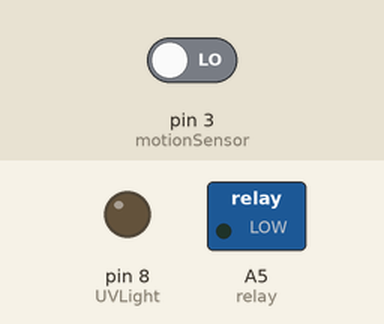
This sketch was run on a simulated Arduino Uno, built with avr-gcc and run on an emulated ATmega328P. Parts: switched loads named in the sketch (green lamp = pin HIGH), output pins drawn as LEDs (lit = HIGH). The inputs (shaded band) are chosen by the test bench; at power-on: pin 3 (motionSensor) LOW.

Above: at 1.2 s.
1.3 s: pin 3 (motionSensor) driven HIGH
At 1.8 s:
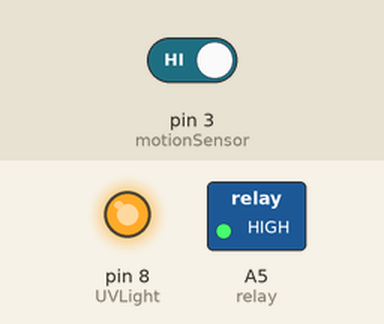
2.8 s: pin 3 (motionSensor) driven LOW
At 4.1 s:
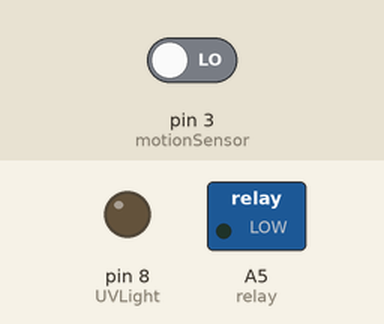
Timing chart, 0 to 5.8 s (numbered marks = the images above; inputs shaded):
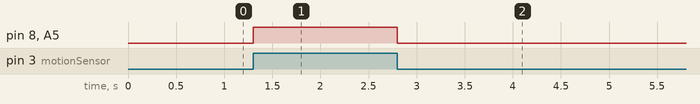

Measured:
- after the input at 1.3 s, pin 8 (UVLight), A5 (relay): LOW → HIGH at once
- after the input at 2.8 s, pin 8 (UVLight), A5 (relay): HIGH → LOW at once

The sketch:

uv_lamp_source_code.ino
```cpp
const int UVLight = 8;
const int button = 2;
const int motionSensor = 3;
const int relay = A5;
int currentState= 0;
int previousState= LOW;
void setup() {
  pinMode(UVLight, OUTPUT);
  pinMode(button, INPUT);
  pinMode(motionSensor, INPUT);
  pinMode(relay, OUTPUT);
  digitalWrite(UVLight,LOW);
}

void loop() {
  currentState=digitalRead(motionSensor);
  if(currentState==HIGH){
    digitalWrite(UVLight,HIGH);
    digitalWrite(relay,HIGH);
    if(previousState==LOW){
    previousState=HIGH;
    }
  }
  else{
    digitalWrite(UVLight,LOW);
    digitalWrite(relay,LOW);
    if(previousState==HIGH){
      previousState=LOW;
    }
  }
}
```
